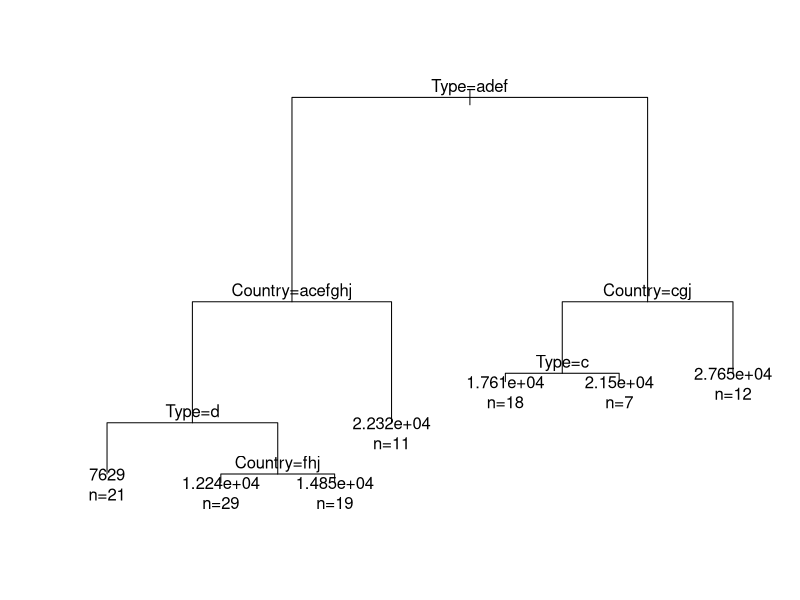

R code for this plot:
## ---- chunk 1
library(MASS)
fractions(1/2*(1/4)^c(0:6), max.denominator = 10000000)
sum(1/2*(1/4)^c(0:6))
## ---- chunk 2
library(rpart)
fit <- rpart(Price ~ Mileage + Type + Country, cu.summary)
par(xpd = TRUE); plot(fit, compress = TRUE); text(fit, use.n = TRUE)
## ---- chunk 3
1 + 1
x <- 10
y <- 4
(x + y)/2
## ---- chunk 4
c(1:4)
1:4
4:1
## ---- chunk 5
seq(1:4)
seq(1, 9, by = 2)
seq(1, 10, length.out = 5)
## ---- chunk 6
c(1, 2, 3) * c(2, 2, 2)
1:3 * 2
c(0.5, 1.5, 2.5, 3.5) * c(2, 1)
## ---- chunk 7
x <- c(174, 158, 160, 168, 173)
x[1]
x[c(1, 3)]     # 選取第1, 3個位置的元素
## ---- chunk 8
x[c(2, 3, 1)]  # 依序取值
x[-1]          # 在[ ]中使用負號 (-) 做反向選取
x > 160
## ---- chunk 9
index <- which(x > 160) # 使用比較運算子 加上 `which` 函數進行取值
index
x[index]
x[which(x > 160)]
## ---- chunk 10
# 利用 [ ] (中括號) 與 <- (箭號) 進行元素的取代與新增
x <- c(174, 158, 160, 168, 173)
x[c(1, 5)] <- 175
x
x[x > 160] <- 170
x
## ---- chunk 11
x <- c(174, 158, 160, 168, 173)
x[6] <- 168
x
x[8] <- 147
x # 未指定的元素值預設為NA
## ---- chunk 12
length(x) # 查看向量物件的長度
x[length(x) + 1] <- 166 # 接續增加新元素
x
## ---- chunk 13
x <- "scu"; y <- "taipei"; paste(x, y, sep=",") # 字串的剪接：paste
strsplit(x, "c")                                # 字串的切割：strsplit
name1 <- "東吳大學"; substring(name1, 1, 2)     # 截取子字串：substring
